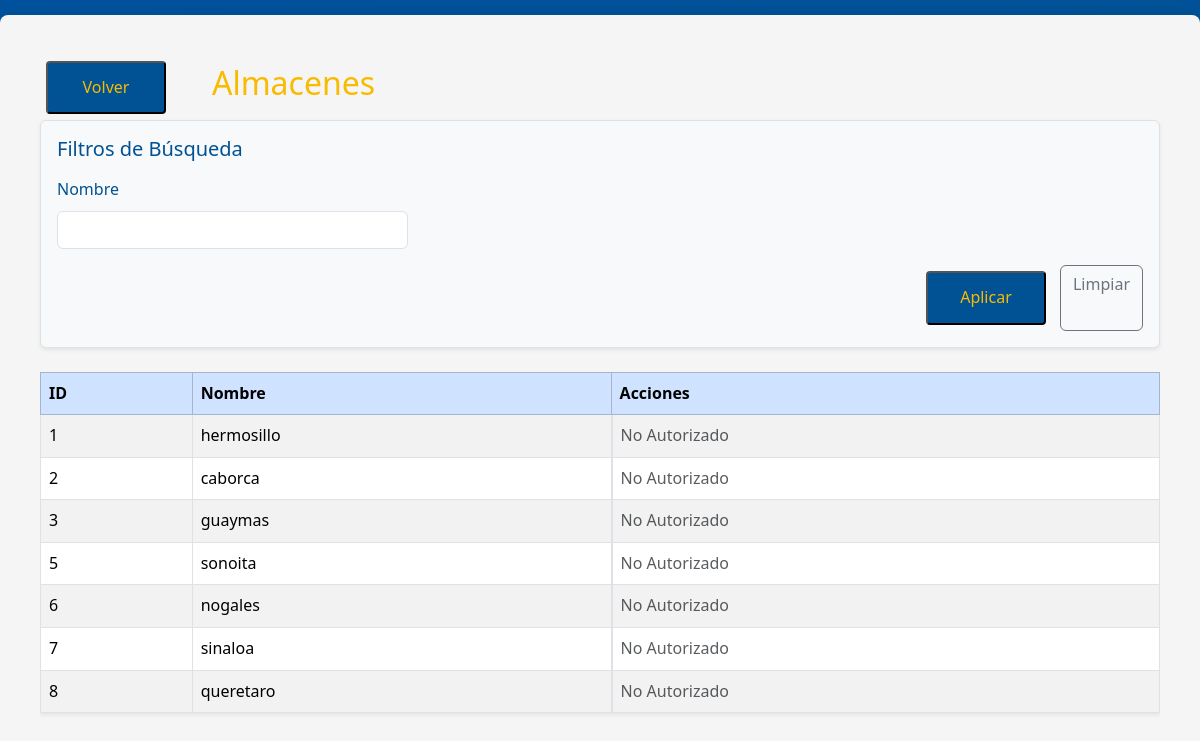
/almacenes (signed in), run on an earlier commit of the app's database.
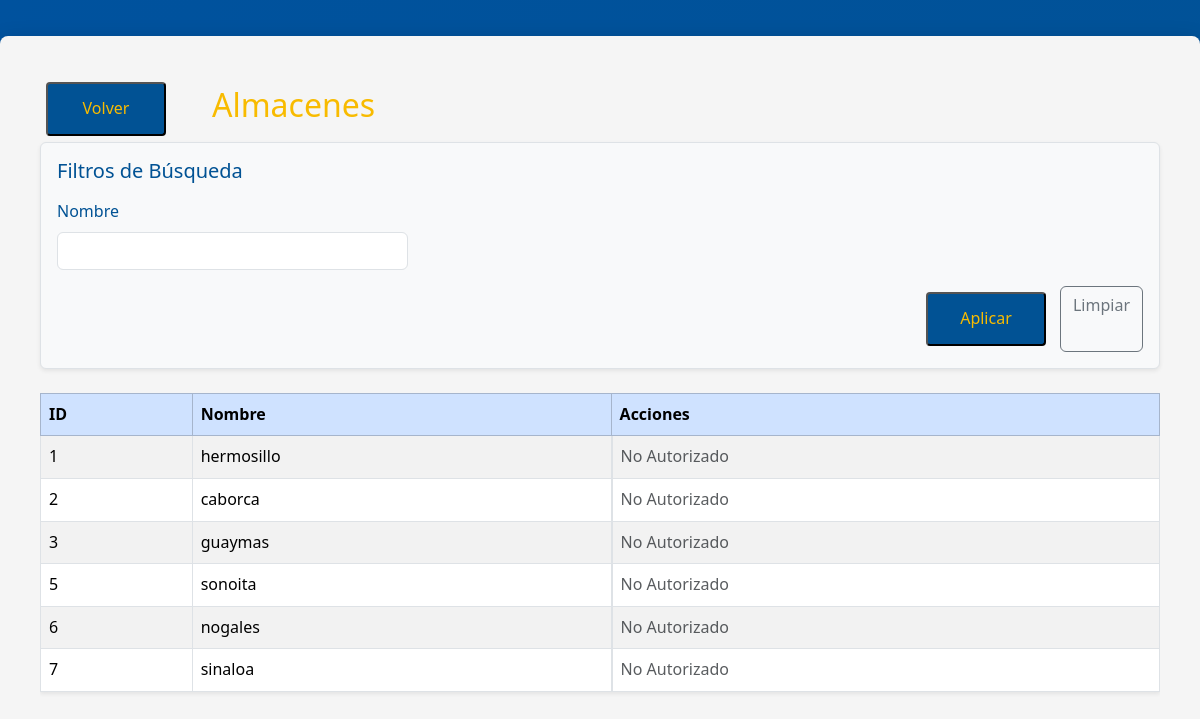
And on a later commit of the database.
### tables this page shows
CREATE TABLE almacenes (
    id INTEGER PRIMARY KEY,
    nombre TEXT NOT NULL
);

### app.py (the view)
@app.route('/almacenes')
@login_requerido
def almacenes():
    conn = get_db_connection()
    cursor = conn.cursor()
    nombre = request.args.get('nombre', '').strip()
    query = 'SELECT * FROM almacenes WHERE 1=1'
    params = []
    if nombre:
        query += ' AND nombre LIKE ?'
        params.append('%' + nombre + '%')
    cursor.execute(query, params)
    almacenes = cursor.fetchall()
    conn.close()
    filter_values = {
        'nombre': nombre
    }
    return render_template('almacenes.html',
                           almacenes=almacenes,
                           usuario=session.get('usuario'),
                           rol=session.get('rol'),
                           filter_values=filter_values)

### app.py (called while the page is built)
def login_requerido(f):
    @wraps(f)
    def decorated_function(*args, **kwargs):
        if 'usuario' not in session:
            flash('Debe iniciar sesión para acceder a esta página', 'warning')
            return redirect(url_for('login'))
        return f(*args, **kwargs)
    return decorated_function

def get_db_connection():
    conn = sqlite3.connect('instance/InventarioBD.db')
    conn.row_factory = sqlite3.Row
    return conn

### templates/almacenes.html (shortened to what this page needs)
<!DOCTYPE html>
<html lang="en">
<head>
    <link href="https://cdn.jsdelivr.net/npm/bootstrap@5.3.3/dist/css/bootstrap.min.css" rel="stylesheet">
    <link rel="stylesheet" href="../static/css/base.css">
    <link rel="stylesheet" href="../static/css/components/buttons.css">
    <link rel="stylesheet" href="../static/css/components/headers.css">
    <link rel="stylesheet" href="../static/css/pages/almacenes.css">
</head>
<body>
<div class="container">
    <div class="container-header">
        <button type="button" class="pestana-volver-atras"
                onclick="window.location.href='{{ url_for('inicio') }}'">
            Volver
        </button>
        <h2>Almacenes</h2>
    </div>
    <div class="filtros-busqueda p-3 mb-4 border rounded shadow-sm bg-light">
        <h5 class="mb-3">Filtros de Búsqueda</h5>
        <form method="GET" action="{{ url_for('almacenes') }}">
            <div class="row g-3">
                <div class="col-md-4">
                    <label for="nombre" class="form-label">Nombre</label>
                    <input type="text" id="nombre" name="nombre" class="form-control"
                           value="{{ filter_values.nombre }}">
                </div>
            </div>
            <div class="mt-3 d-flex justify-content-end gap-2">
                <button type="submit">Aplicar</button>
                <a href="{{ url_for('almacenes') }}" class="btn btn-outline-secondary">Limpiar</a>
            </div>
        </form>
    </div>
    <div class="tabla-datos">
        <div class="table-responsive" style="max-height: 400px; overflow-y: auto;">
            <table class="table table-bordered table-hover table-striped align-middle shadow-sm bg-white">
                <thead class="table-primary sticky-top">
                    <tr>
                        <th>ID</th>
                        <th>Nombre</th>
                        <th>Acciones</th>
                    </tr>
                </thead>
                <tbody>
                    {% for a in almacenes %}
                    <tr>
                        <td>{{ a['id'] }}</td>
                        <td>{{ a['nombre'] }}</td>
                        <td class="d-flex gap-1">
                            {% if rol == 'ADMIN' or rol == 'ALMACENES' %}
                                <a href="{{ url_for('modificar_almacen', id=a['id']) }}" class="modify-button">Modificar</a>
                                <form method="POST" action="{{ url_for('eliminar_almacen', id=a['id']) }}"
                                      onsubmit="return confirm('¿Está seguro de que desea eliminar el almacén {{ a['nombre'] }}?');">
                                    <button type="submit" class="eliminar-button">Eliminar</button>
                                </form>
                            {% else %}
                                <span class="text-muted">No Autorizado</span>
                            {% endif %}
                        </td>
                    </tr>
                    {% endfor %}
                </tbody>
            </table>
        </div>
    </div>
</div>
</body>
</html>

### static/css/base.css (style rules this page uses)
:root { --azul-unison: #00529e; --azul-oscuro-unison: #015294; --dorado-unison: #f8bb00; --dorado-oscuro-unison: #d99e30; --blanco: #ffffff; --texto-principal: #333333; }
body { background: linear-gradient(135deg, #00529e 0%, #015294 100%); min-height: 100vh; line-height: 1.6; color: var(--azul-oscuro-unison); display: flex; align-items: center; justify-content: center; margin: 0; font-family: 'Segoe UI', Tahoma, Geneva, Verdana, sans-serif; padding: 0; }
.container { background-color: #f5f5f5; border-radius: 8px; padding: 40px; width: 100%; max-width: 1300px; box-shadow: 0 8px 24px rgba(0, 0, 0, 0.2); }

### static/css/components/buttons.css (style rules this page uses)
button, .modify-button, .eliminar-button { padding: 12px 24px; font-size: 16px; min-width: 120px; margin: 6px; border-radius: 4px; cursor: pointer; background-color: var(--azul-oscuro-unison); color: var(--dorado-unison); text-decoration: none; transition: background-color 0.3s ease; font-family: 'Segoe UI', Tahoma, Geneva, Verdana, sans-serif; }
.pestana-volver-atras { justify-self: flex-start; }

### static/css/components/headers.css (style rules this page uses)
.container-header { display: flex; align-items: center; justify-content: flex-start; }
.container-header h2 { display: flex; align-items: center; color: var(--dorado-unison); margin-left: 40px; }

What changed in the data, as far as the page shows it:
removed almacenes: id "8", nombre "queretaro"
